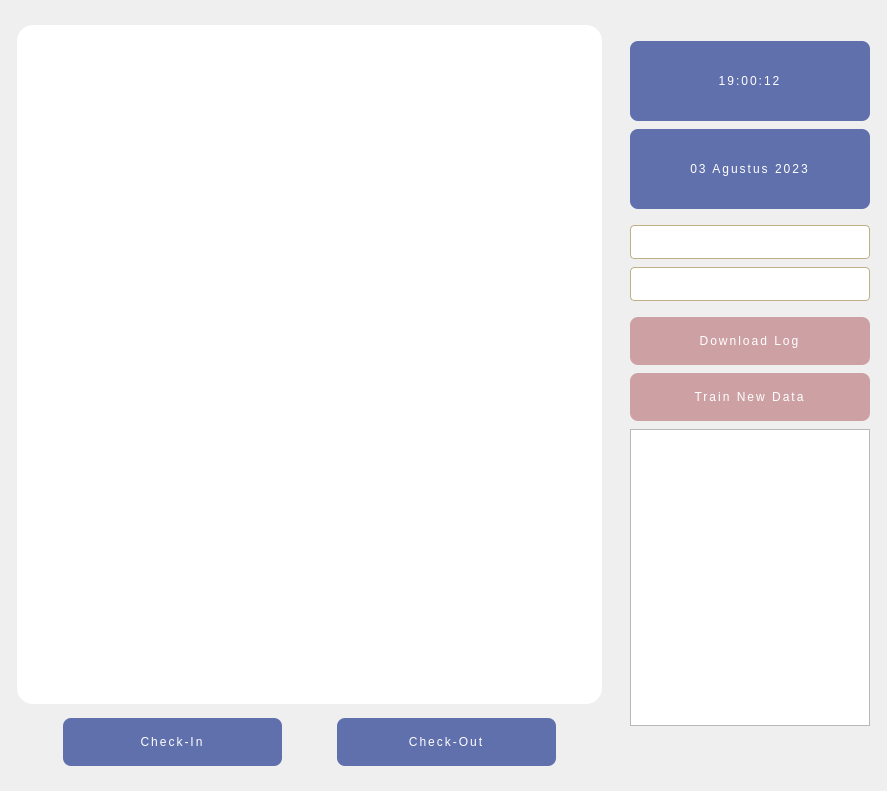
<?xml version="1.0" encoding="UTF-8"?>
<ui version="4.0">
 <class>MainWindow</class>
 <widget class="QMainWindow" name="MainWindow">
  <property name="geometry">
   <rect>
    <x>0</x>
    <y>0</y>
    <width>887</width>
    <height>791</height>
   </rect>
  </property>
  <property name="windowTitle">
   <string>MainWindow</string>
  </property>
  <widget class="QWidget" name="centralwidget">
   <layout class="QGridLayout" name="gridLayout">
    <item row="1" column="1">
     <layout class="QVBoxLayout" name="verticalLayout_5">
      <item>
       <widget class="QLabel" name="labelCamera">
        <property name="minimumSize">
         <size>
          <width>480</width>
          <height>480</height>
         </size>
        </property>
        <property name="styleSheet">
         <string notr="true">QLabel {
    font: 87 12pt &quot;Montserrat Black&quot;;
    letter-spacing: 2px; /* Add extra space between characters */
    background: rgb(255, 255, 255); /* Primary color */
    border-radius: 16px; /* Adjust the radius as needed */
    color: white; /* Text color */
}</string>
        </property>
        <property name="text">
         <string>TextLabel</string>
        </property>
       </widget>
      </item>
      <item>
       <spacer name="verticalSpacer">
        <property name="orientation">
         <enum>Qt::Vertical</enum>
        </property>
        <property name="sizeType">
         <enum>QSizePolicy::Fixed</enum>
        </property>
        <property name="sizeHint" stdset="0">
         <size>
          <width>20</width>
          <height>8</height>
         </size>
        </property>
       </spacer>
      </item>
      <item>
       <layout class="QHBoxLayout" name="horizontalLayout">
        <property name="spacing">
         <number>8</number>
        </property>
        <item>
         <spacer name="horizontalSpacer_2">
          <property name="orientation">
           <enum>Qt::Horizontal</enum>
          </property>
          <property name="sizeHint" stdset="0">
           <size>
            <width>13</width>
            <height>20</height>
           </size>
          </property>
         </spacer>
        </item>
        <item>
         <widget class="QPushButton" name="buttonCheckIn">
          <property name="sizePolicy">
           <sizepolicy hsizetype="Ignored" vsizetype="Ignored">
            <horstretch>1</horstretch>
            <verstretch>1</verstretch>
           </sizepolicy>
          </property>
          <property name="minimumSize">
           <size>
            <width>208</width>
            <height>48</height>
           </size>
          </property>
          <property name="maximumSize">
           <size>
            <width>219</width>
            <height>48</height>
           </size>
          </property>
          <property name="sizeIncrement">
           <size>
            <width>0</width>
            <height>0</height>
           </size>
          </property>
          <property name="baseSize">
           <size>
            <width>208</width>
            <height>48</height>
           </size>
          </property>
          <property name="styleSheet">
           <string notr="true">QPushButton {
    font: 87 12pt &quot;Montserrat Black&quot;;
    letter-spacing: 2px; /* Add extra space between characters */
    background: rgb(96, 112, 173); /* Updated primary color */
    border-radius: 8px; /* Adjust the radius as needed */
    color: white; /* Text color */
}

QPushButton:hover {
    background: rgb(77, 91, 146); /* Darker color on hover */
}

QPushButton:pressed {
    background: rgb(59, 72, 123); /* Darker color when pressed */
}
</string>
          </property>
          <property name="text">
           <string>Check-In</string>
          </property>
         </widget>
        </item>
        <item>
         <spacer name="horizontalSpacer_6">
          <property name="orientation">
           <enum>Qt::Horizontal</enum>
          </property>
          <property name="sizeHint" stdset="0">
           <size>
            <width>32</width>
            <height>20</height>
           </size>
          </property>
         </spacer>
        </item>
        <item>
         <widget class="QPushButton" name="buttonCheckOut">
          <property name="sizePolicy">
           <sizepolicy hsizetype="Ignored" vsizetype="Ignored">
            <horstretch>1</horstretch>
            <verstretch>1</verstretch>
           </sizepolicy>
          </property>
          <property name="minimumSize">
           <size>
            <width>208</width>
            <height>48</height>
           </size>
          </property>
          <property name="maximumSize">
           <size>
            <width>219</width>
            <height>48</height>
           </size>
          </property>
          <property name="sizeIncrement">
           <size>
            <width>0</width>
            <height>0</height>
           </size>
          </property>
          <property name="baseSize">
           <size>
            <width>208</width>
            <height>48</height>
           </size>
          </property>
          <property name="styleSheet">
           <string notr="true">QPushButton {
    font: 87 12pt &quot;Montserrat Black&quot;;
    letter-spacing: 2px; /* Add extra space between characters */
    background: rgb(96, 112, 173); /* Updated primary color */
    border-radius: 8px; /* Adjust the radius as needed */
    color: white; /* Text color */
}

QPushButton:hover {
    background: rgb(77, 91, 146); /* Darker color on hover */
}

QPushButton:pressed {
    background: rgb(59, 72, 123); /* Darker color when pressed */
}
</string>
          </property>
          <property name="text">
           <string>Check-Out</string>
          </property>
         </widget>
        </item>
        <item>
         <spacer name="horizontalSpacer">
          <property name="orientation">
           <enum>Qt::Horizontal</enum>
          </property>
          <property name="sizeHint" stdset="0">
           <size>
            <width>13</width>
            <height>20</height>
           </size>
          </property>
         </spacer>
        </item>
       </layout>
      </item>
     </layout>
    </item>
    <item row="1" column="2">
     <spacer name="horizontalSpacer_3">
      <property name="orientation">
       <enum>Qt::Horizontal</enum>
      </property>
      <property name="sizeType">
       <enum>QSizePolicy::Fixed</enum>
      </property>
      <property name="sizeHint" stdset="0">
       <size>
        <width>16</width>
        <height>20</height>
       </size>
      </property>
     </spacer>
    </item>
    <item row="1" column="0">
     <spacer name="horizontalSpacer_4">
      <property name="orientation">
       <enum>Qt::Horizontal</enum>
      </property>
      <property name="sizeType">
       <enum>QSizePolicy::Fixed</enum>
      </property>
      <property name="sizeHint" stdset="0">
       <size>
        <width>8</width>
        <height>20</height>
       </size>
      </property>
     </spacer>
    </item>
    <item row="1" column="4">
     <spacer name="horizontalSpacer_5">
      <property name="orientation">
       <enum>Qt::Horizontal</enum>
      </property>
      <property name="sizeType">
       <enum>QSizePolicy::Fixed</enum>
      </property>
      <property name="sizeHint" stdset="0">
       <size>
        <width>8</width>
        <height>20</height>
       </size>
      </property>
     </spacer>
    </item>
    <item row="1" column="3">
     <layout class="QVBoxLayout" name="verticalLayout_4">
      <property name="spacing">
       <number>0</number>
      </property>
      <property name="sizeConstraint">
       <enum>QLayout::SetMaximumSize</enum>
      </property>
      <item>
       <layout class="QVBoxLayout" name="verticalLayout">
        <property name="spacing">
         <number>8</number>
        </property>
        <property name="sizeConstraint">
         <enum>QLayout::SetFixedSize</enum>
        </property>
        <item>
         <spacer name="verticalSpacer_4">
          <property name="orientation">
           <enum>Qt::Vertical</enum>
          </property>
          <property name="sizeType">
           <enum>QSizePolicy::Fixed</enum>
          </property>
          <property name="sizeHint" stdset="0">
           <size>
            <width>20</width>
            <height>16</height>
           </size>
          </property>
         </spacer>
        </item>
        <item>
         <widget class="QLabel" name="labelHours">
          <property name="minimumSize">
           <size>
            <width>240</width>
            <height>80</height>
           </size>
          </property>
          <property name="maximumSize">
           <size>
            <width>290</width>
            <height>80</height>
           </size>
          </property>
          <property name="styleSheet">
           <string notr="true">QLabel {
    font: 87 16pt &quot;Montserrat Black&quot;;
    letter-spacing: 2px; /* Add extra space between characters */
    background: rgb(96, 112, 173); /* Updated primary color */
    border-radius: 8px; /* Adjust the radius as needed */
    color: white; /* Text color */
}</string>
          </property>
          <property name="text">
           <string>19:00:12</string>
          </property>
          <property name="alignment">
           <set>Qt::AlignCenter</set>
          </property>
         </widget>
        </item>
        <item>
         <widget class="QLabel" name="labelDate">
          <property name="minimumSize">
           <size>
            <width>240</width>
            <height>80</height>
           </size>
          </property>
          <property name="maximumSize">
           <size>
            <width>290</width>
            <height>80</height>
           </size>
          </property>
          <property name="styleSheet">
           <string notr="true">QLabel {
    font: 87 16pt &quot;Montserrat Black&quot;;
    letter-spacing: 2px; /* Add extra space between characters */
    background: rgb(96, 112, 173); /* Updated primary color */
    border-radius: 8px; /* Adjust the radius as needed */
    color: white; /* Text color */
}</string>
          </property>
          <property name="text">
           <string>03 Agustus 2023</string>
          </property>
          <property name="alignment">
           <set>Qt::AlignCenter</set>
          </property>
         </widget>
        </item>
       </layout>
      </item>
      <item>
       <layout class="QVBoxLayout" name="verticalLayout_2">
        <property name="spacing">
         <number>8</number>
        </property>
        <property name="sizeConstraint">
         <enum>QLayout::SetFixedSize</enum>
        </property>
        <item>
         <spacer name="verticalSpacer_3">
          <property name="orientation">
           <enum>Qt::Vertical</enum>
          </property>
          <property name="sizeType">
           <enum>QSizePolicy::Maximum</enum>
          </property>
          <property name="sizeHint" stdset="0">
           <size>
            <width>20</width>
            <height>16</height>
           </size>
          </property>
         </spacer>
        </item>
        <item>
         <widget class="QComboBox" name="comboBoxCamera">
          <property name="minimumSize">
           <size>
            <width>240</width>
            <height>30</height>
           </size>
          </property>
          <property name="maximumSize">
           <size>
            <width>290</width>
            <height>36</height>
           </size>
          </property>
          <property name="styleSheet">
           <string notr="true">QComboBox{
	border: 1px solid rgb(190, 175, 132);
	border-radius: 4px;
	padding-left: 8px;
	padding-top: 8px;
	padding-bottom: 8px;
	padding-right: 8px
}

QComboBox:drop-down{
	border: 0px
}

QComboBox:down-arrow{
	image: url(:/newPrefix/resource/icons8-arrow-down-50 (1).png);
	margin-right: 32px;
    heidth:100px;
    width:100px;
}

QComboBox QListView{
	font-size: 12px;
	border: 1px solid rgb(0, 0, 0, 10%);
	padding: 5px;
	background-color: #fff;
	outline: 0px;
	border-radius: 4px;
}

</string>
          </property>
         </widget>
        </item>
        <item>
         <widget class="QComboBox" name="comboBoxModel">
          <property name="minimumSize">
           <size>
            <width>240</width>
            <height>30</height>
           </size>
          </property>
          <property name="maximumSize">
           <size>
            <width>290</width>
            <height>36</height>
           </size>
          </property>
          <property name="styleSheet">
           <string notr="true">QComboBox{
	border: 1px solid rgb(190, 175, 132);
	border-radius: 4px;
	padding-left: 8px;
	padding-top: 8px;
	padding-bottom: 8px;
	padding-right: 8px
}

QComboBox:drop-down{
	border: 0px
}

QComboBox:down-arrow{
	image: url(:/newPrefix/resource/icons8-arrow-down-50 (1).png);
	margin-right: 32px;
    heidth:100px;
    width:100px;
}

QComboBox QListView{
	font-size: 12px;
	border: 1px solid rgb(0, 0, 0, 10%);
	padding: 5px;
	background-color: #fff;
	outline: 0px;
	border-radius: 4px;
}

</string>
          </property>
         </widget>
        </item>
        <item>
         <spacer name="verticalSpacer_2">
          <property name="orientation">
           <enum>Qt::Vertical</enum>
          </property>
          <property name="sizeType">
           <enum>QSizePolicy::Maximum</enum>
          </property>
          <property name="sizeHint" stdset="0">
           <size>
            <width>20</width>
            <height>16</height>
           </size>
          </property>
         </spacer>
        </item>
       </layout>
      </item>
      <item>
       <layout class="QVBoxLayout" name="verticalLayout_3">
        <property name="spacing">
         <number>8</number>
        </property>
        <item>
         <widget class="QPushButton" name="buttonDownloadLog">
          <property name="sizePolicy">
           <sizepolicy hsizetype="Ignored" vsizetype="Ignored">
            <horstretch>1</horstretch>
            <verstretch>1</verstretch>
           </sizepolicy>
          </property>
          <property name="minimumSize">
           <size>
            <width>208</width>
            <height>48</height>
           </size>
          </property>
          <property name="maximumSize">
           <size>
            <width>290</width>
            <height>48</height>
           </size>
          </property>
          <property name="sizeIncrement">
           <size>
            <width>0</width>
            <height>0</height>
           </size>
          </property>
          <property name="baseSize">
           <size>
            <width>208</width>
            <height>48</height>
           </size>
          </property>
          <property name="styleSheet">
           <string notr="true">QPushButton {
    font: 87 12pt &quot;Montserrat Black&quot;;
    letter-spacing: 2px; /* Add extra space between characters */
    background: rgb(205, 161, 163); /* Updated primary color */
    border-radius: 8px; /* Adjust the radius as needed */
    color: white; /* Text color */
}

QPushButton:hover {
    background: rgb(189, 148, 150); /* Darker color on hover */
}

QPushButton:pressed {
    background: rgb(112, 88, 89); /* Darker color when pressed */
}
</string>
          </property>
          <property name="text">
           <string>Download Log</string>
          </property>
         </widget>
        </item>
        <item>
         <widget class="QPushButton" name="buttonTrainNewData">
          <property name="sizePolicy">
           <sizepolicy hsizetype="Ignored" vsizetype="Ignored">
            <horstretch>1</horstretch>
            <verstretch>1</verstretch>
           </sizepolicy>
          </property>
          <property name="minimumSize">
           <size>
            <width>208</width>
            <height>48</height>
           </size>
          </property>
          <property name="maximumSize">
           <size>
            <width>290</width>
            <height>48</height>
           </size>
          </property>
          <property name="sizeIncrement">
           <size>
            <width>0</width>
            <height>0</height>
           </size>
          </property>
          <property name="baseSize">
           <size>
            <width>208</width>
            <height>48</height>
           </size>
          </property>
          <property name="styleSheet">
           <string notr="true">QPushButton {
    font: 87 12pt &quot;Montserrat Black&quot;;
    letter-spacing: 2px; /* Add extra space between characters */
    background: rgb(205, 161, 163); /* Updated primary color */
    border-radius: 8px; /* Adjust the radius as needed */
    color: white; /* Text color */
}

QPushButton:hover {
    background: rgb(189, 148, 150); /* Darker color on hover */
}

QPushButton:pressed {
    background: rgb(112, 88, 89); /* Darker color when pressed */
}
</string>
          </property>
          <property name="text">
           <string>Train New Data</string>
          </property>
         </widget>
        </item>
        <item>
         <widget class="QListView" name="listViewLog">
          <property name="maximumSize">
           <size>
            <width>240</width>
            <height>16777215</height>
           </size>
          </property>
          <property name="styleSheet">
           <string notr="true">QListView {\n    font: 87 12pt &quot;Montserrat Black&quot;;\n    letter-spacing: 2px; /* Add extra space between characters */\n    background: rgb(255, 255, 255); /* Primary color */\n    border-radius: 16px; /* Adjust the radius as needed */\n    color: white; /* Text color */\n}</string>
          </property>
         </widget>
        </item>
        <item>
         <spacer name="verticalSpacer_5">
          <property name="orientation">
           <enum>Qt::Vertical</enum>
          </property>
          <property name="sizeType">
           <enum>QSizePolicy::Fixed</enum>
          </property>
          <property name="sizeHint" stdset="0">
           <size>
            <width>20</width>
            <height>40</height>
           </size>
          </property>
         </spacer>
        </item>
       </layout>
      </item>
     </layout>
    </item>
    <item row="0" column="1" colspan="3">
     <spacer name="verticalSpacer_7">
      <property name="orientation">
       <enum>Qt::Vertical</enum>
      </property>
      <property name="sizeType">
       <enum>QSizePolicy::Fixed</enum>
      </property>
      <property name="sizeHint" stdset="0">
       <size>
        <width>16</width>
        <height>16</height>
       </size>
      </property>
     </spacer>
    </item>
    <item row="2" column="1" colspan="3">
     <spacer name="verticalSpacer_6">
      <property name="orientation">
       <enum>Qt::Vertical</enum>
      </property>
      <property name="sizeType">
       <enum>QSizePolicy::Fixed</enum>
      </property>
      <property name="sizeHint" stdset="0">
       <size>
        <width>20</width>
        <height>16</height>
       </size>
      </property>
     </spacer>
    </item>
   </layout>
  </widget>
  <widget class="QMenuBar" name="menubar">
   <property name="geometry">
    <rect>
     <x>0</x>
     <y>0</y>
     <width>887</width>
     <height>21</height>
    </rect>
   </property>
  </widget>
 </widget>
 <resources/>
 <connections/>
</ui>
